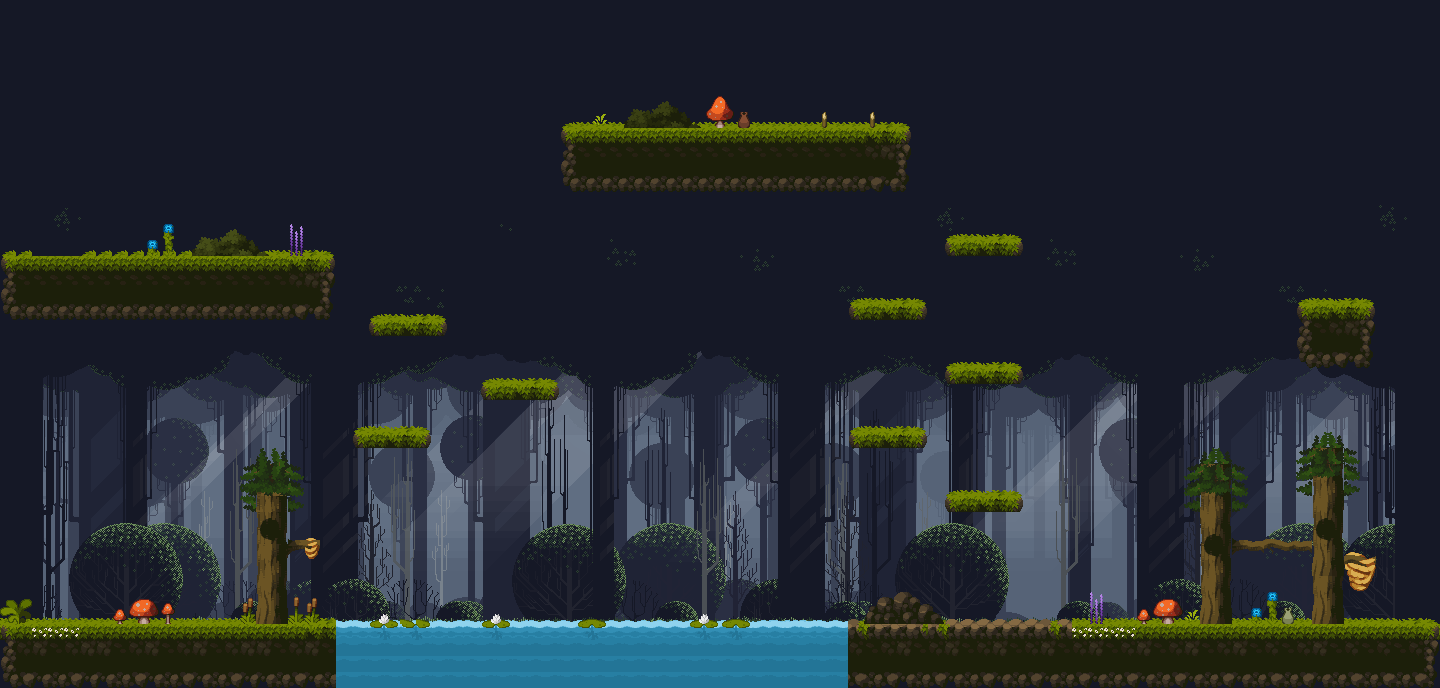

The image is a tile-based game level rendered from a .tmx file. Its description and source (layers, tilesets, objects; grid data summarised) follow:
An orthogonal 90x43 tile map with 16x16 px tiles, 3 tile layers (Tile Layer 3, Tile Layer 1, Tile Layer 2), 2 tilesets, 2 image layers and 27 objects.

<map version="1.10" tiledversion="1.10.2" orientation="orthogonal" renderorder="right-down" width="90" height="43" tilewidth="16" tileheight="16" infinite="0" nextlayerid="22" nextobjectid="55">
 <tileset firstgid="1" source="PrototypeTiles.tsx" />
 <tileset firstgid="626" source="bgtile.tsx" />
 <imagelayer id="21" name="fillin" offsetx="-704" offsety="-1202">
  <image source="purple fillin.jpg" width="5000" height="2570" />
 </imagelayer>
 <imagelayer id="6" name="Background" offsetx="0" offsety="192">
  <image source="big forest background.png" width="1440" height="480" />
 </imagelayer>
 <layer id="18" name="Tile Layer 3" width="90" height="43">
  <data>[3870 cells, 1120 non-empty, 16 distinct tile ids]</data>
 </layer>
 <layer id="1" name="Tile Layer 1" width="90" height="43">
  <data>[3870 cells, 564 non-empty, 79 distinct tile ids]</data>
 </layer>
 <objectgroup id="4" name="Ground Objects">
  <object id="2" x="0" y="624" width="346" height="16" />
  <object id="4" x="360" y="432" width="67.3333" height="16" />
  <object id="5" x="490.667" y="384" width="57.3333" height="16" />
  <object id="7" x="374" y="320" width="68" height="16" />
  <object id="8" x="0" y="256" width="318.667" height="64" />
  <object id="12" x="580.667" y="128" width="312.667" height="64" />
  <object id="13" x="951.333" y="240" width="67.3333" height="16" />
  <object id="14" x="855.333" y="304" width="64.6667" height="16" />
  <object id="15" x="952" y="368" width="67.3333" height="16" />
  <object id="16" x="855.333" y="432" width="64" height="16" />
  <object id="17" x="950.667" y="496" width="68.6667" height="16" />
  <object id="25" x="838" y="624" width="602" height="32" />
  <object id="29" x="1296" y="304" width="80" height="1.5" />
  <object id="30" x="1200" y="496" width="32" height="3" />
  <object id="31" x="1312" y="480" width="32" height="2.5" />
  <object id="32" x="256" y="496" width="32" height="2.5" />
 </objectgroup>
 <objectgroup id="19" name="Boundary Objects">
  <object id="40" x="0" y="-96" height="720" />
  <object id="42" x="1440" y="-112" height="736" />
  <object id="43" x="0" y="-112" width="1440" />
 </objectgroup>
 <objectgroup id="5" name="Wall Objects">
  <object id="18" x="256" y="500.5" width="32" height="123.5" />
  <object id="19" x="1200" y="501" width="32" height="123" />
  <object id="20" x="1312" y="484" width="32" height="140" />
  <object id="44" x="1301.33" y="308.5" width="69.3333" height="59.5" />
  <object id="47" x="895" y="129" width="8" height="64" />
  <object id="49" x="568" y="127" width="12" height="66" />
  <object id="54" x="321" y="255" width="6" height="64" />
 </objectgroup>
 <layer id="3" name="Tile Layer 2" width="90" height="43">
  <data>[3870 cells, 449 non-empty, 116 distinct tile ids]</data>
 </layer>
 <objectgroup id="17" name="Damage Objects">
  <object id="26" x="346" y="624" width="490" height="32" />
 </objectgroup>
</map>
